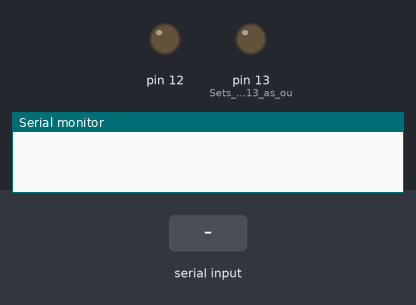
A sketch run on a simulated Arduino Uno, built with avr-gcc and run on an emulated ATmega328P. Parts: output pins drawn as LEDs (lit = HIGH), the last lines printed to the serial monitor. Dashed ring = blinking. The inputs (shaded band) are chosen by the test bench.

Above: at 1.2 s.
1.3 s: "2\n" received over Serial
At 1.7 s:
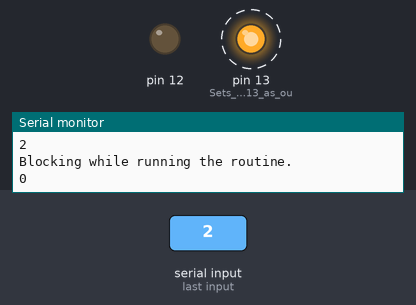
Timing chart, 0 to 10.3 s (numbered marks = the images above; inputs shaded):
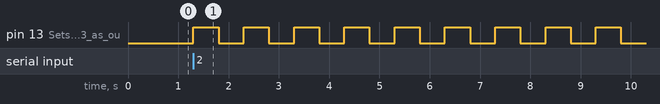

Measured:
- after the input at 1.3 s, pin 13 (Sets_digital_pin_13_as_ou): alternates HIGH for 0.50 s and LOW for 0.50 s, starting at once

The sketch:

bluetooth.ino
```cpp
#include <Arduino.h>
// Altered by MW
/*
* Bluetooh Basic: LED ON OFF - Avishkar
* Coder - Mayoogh Girish
* Website - http://bit.do/Avishkar
* Download the App : https://github.com/Mayoogh/Arduino-Bluetooth-Basic
* This program lets you to control a LED on pin 13 of arduino using a bluetooth module
*/


char data = 0;            //Variable for storing received data
void test();

void setup()
{
    Serial.begin(9600);   //Sets the baud for serial data transmission
    pinMode(13, OUTPUT);  //Sets digital pin 13 as output pin
    pinMode(12, OUTPUT);
}

void loop()
{
   if(Serial.available() > 0)      // Send data only when you receive data:
   {
      data = Serial.read();        //Read the incoming data & store into data
      Serial.print(data);          //Print Value inside data in Serial monitor
      Serial.print("\n");

      switch (data){
        case '1':                    // Checks whether value of data is equal to 1
         //digitalWrite(13, HIGH);   //If value is 1 then LED turns ON
         digitalWrite(13, HIGH);   //If value is 1 then LED turns ON
         break;

        case '0':         //  Checks whether value of data is equal to 0
          digitalWrite(13, LOW);    //If value is 0 then LED turns OFF
          break;

        case '2':
          test();
          break;

        case '3':
          digitalWrite(12, HIGH);   //If value is 1 then relay turns ON
          break;

        case '4':
          digitalWrite(12, LOW);   //If value is 1 then relay turns OFF
          break;
     }
   }
}

void test()
{
  Serial.println("Blocking while running the routine.");
  for (int i = 0; i< 20; i++)
  {
    Serial.print(i);
    digitalWrite(13, HIGH);
    delay(500);
    digitalWrite(13, LOW);
    delay(500);
  }
  Serial.println("\nRoutine compleetd.");

}
```
